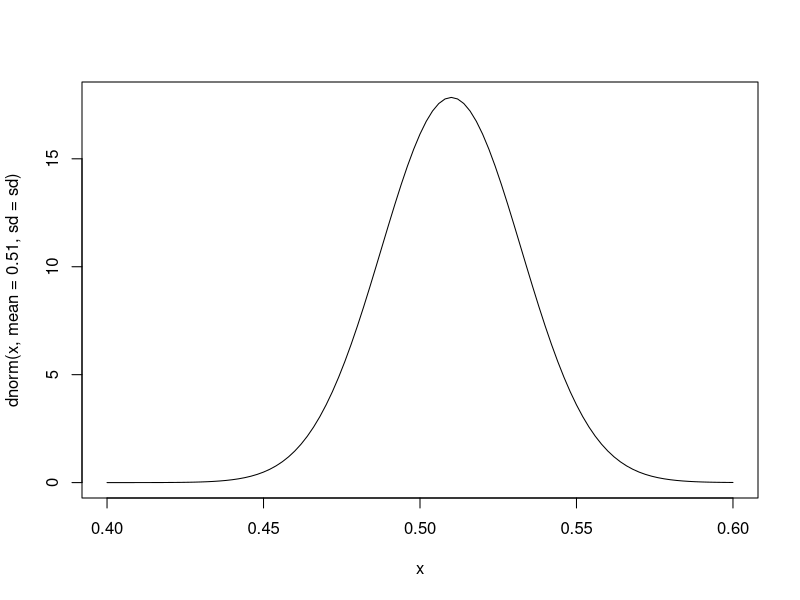
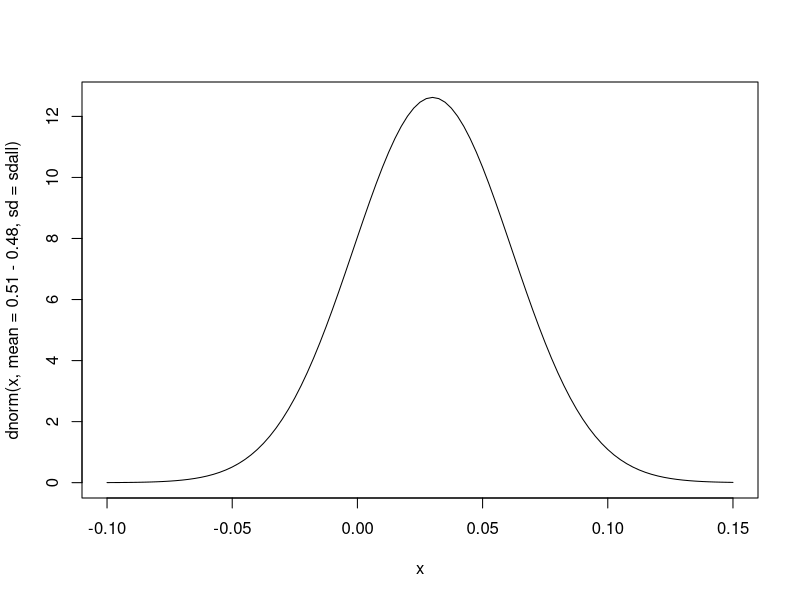
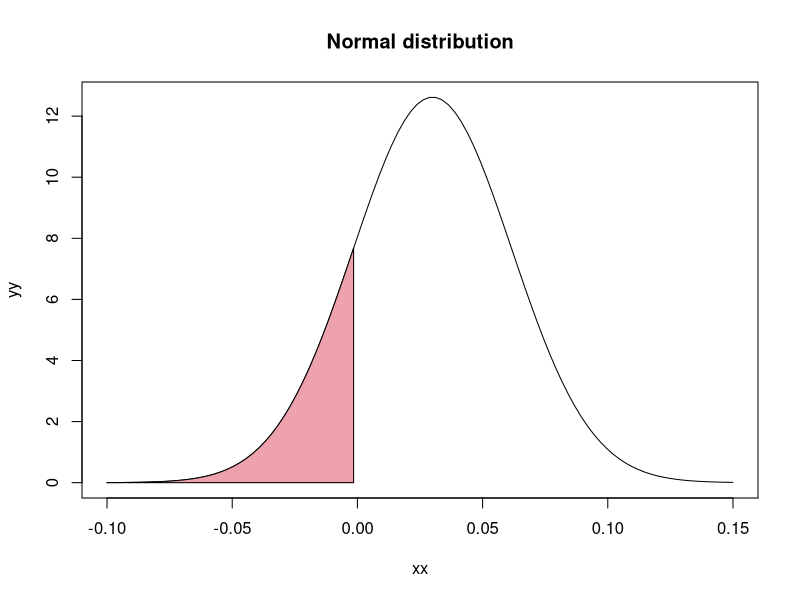
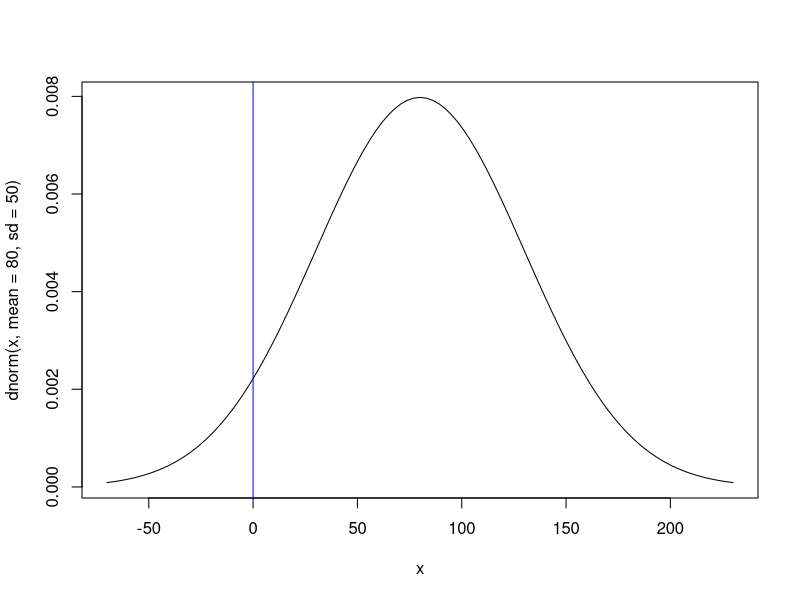
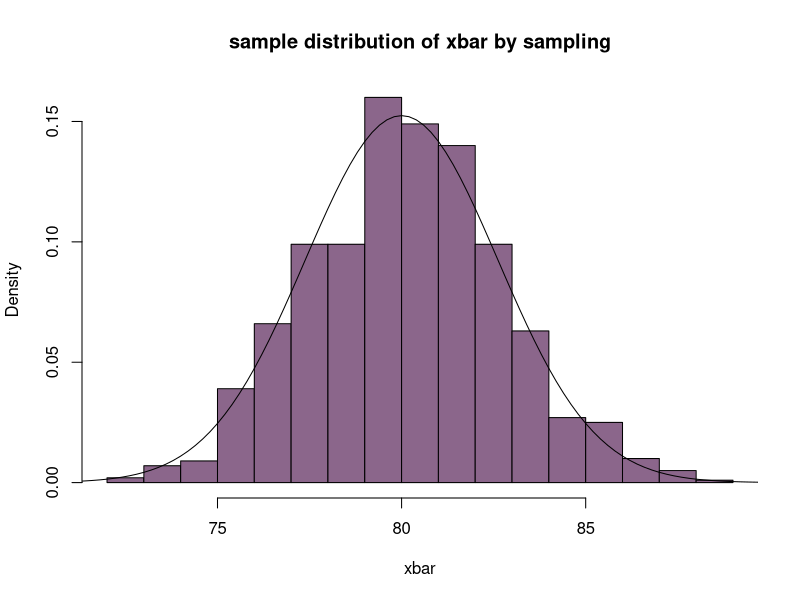
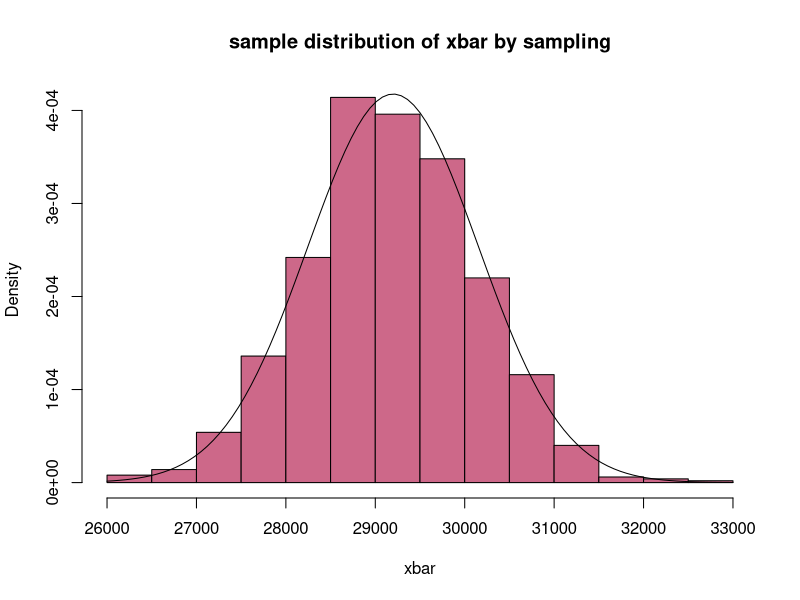
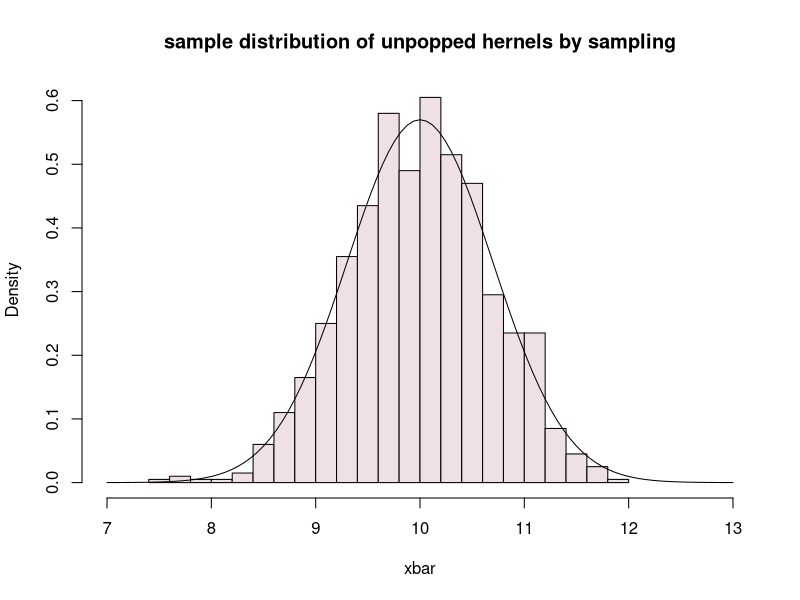
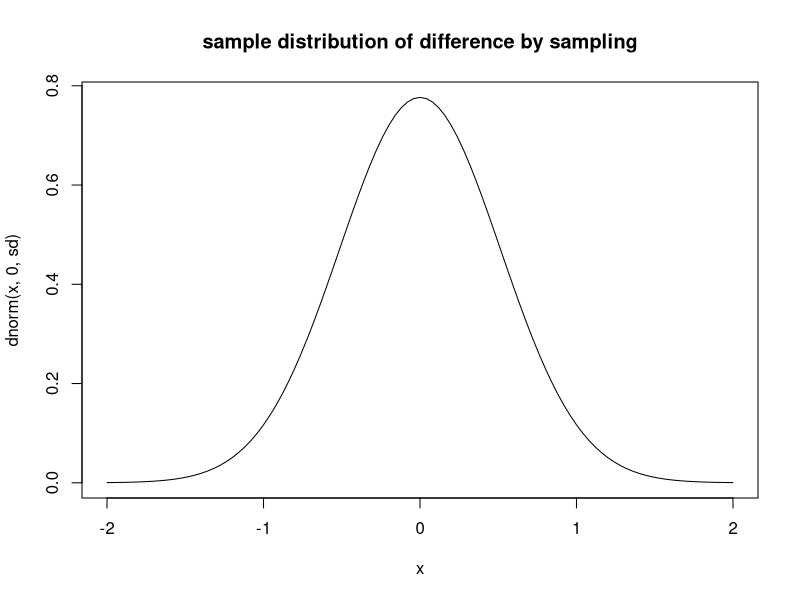

The R script that drew these images, in order:
## ---- chunk 1
400*0.05
400*0.95
## ---- chunk 2
sqrt((0.05*(1-0.05))/400)
## ---- chunk 3
28/400
## ---- chunk 4
mean<-0.05
n<-400
sd<-(mean*(1-mean)/n)^(1/2)
1-pnorm(0.07,mean,sd)
## ---- chunk 5
n=500
p=0.51
sd=sqrt(p*(1-p)/n)
curve(dnorm(x,mean=0.51,sd=sd),xlim=c(0.4,0.6))
## ---- chunk 6
0.51-0.48
## ---- chunk 7
var1<-0.51*(1-0.51)/500
var2<-0.48*(1-0.48)/500
sdall<-sqrt(var1+var2)
sdall
## ---- chunk 8
curve(dnorm(x,mean=0.51-0.48,sd=sdall),xlim=c(-0.1,0.15))
## ---- chunk 9
xx = seq(-0.1, 0.15, length.out = 100)
yy = dnorm(xx, mean = 0.03, sd = sdall)

plot(x = xx, y = yy, type = "l", main = "Normal distribution")
axis(side = 1, at = seq(1,10,by=1))

region.x = xx[xx>=-0.1 & xx<=0]
region.y = yy[xx>=-0.1 & xx<=0]


region.x2 = c(head(region.x,1), region.x, tail(region.x,1))
region.y2 = c(0, region.y, 0)
#head()
#tail()

polygon(region.x2, region.y2, col = "lightpink2")
## ---- chunk 10
z<-(0-0.03)/sdall
z
## ---- chunk 11
curve(dnorm(x,mean=80,sd=50),from=-70,to=230)
abline(v = 0, col = "blue")
## ---- chunk 12
sd<-50/sqrt(365)
car<-function(mu,sigma,n){
  samp=rnorm(n,mean=mu,sd=sigma)
  xbar=mean(samp)
  return(xbar)
  
}
simu.xbar=c()
for(j in 1:1000){
  x=car(mu=80,sigma=50,n=365)
  simu.xbar[j]=x
}
hist(simu.xbar,probability = T,breaks=20,main="sample distribution of xbar by sampling",xlab="xbar",col = "plum4")

curve(dnorm(x,mean=80,sd),from=70,to=90,add=T)
## ---- chunk 13
sd<-50/sqrt(365)
car<-function(mu,sigma,n){
  samp=rnorm(n,mean=mu,sd=sigma)
  xbar=mean(samp)
  return(xbar)
  
}
simu.xbar=c()
for(j in 1:1000){
  x=car(mu=80*365,sigma=50*365,n=365)
  simu.xbar[j]=x
}
hist(simu.xbar,probability = T,breaks=20,main="sample distribution of xbar by sampling",xlab="xbar",col = "palevioletred3")

curve(dnorm(x,mean=80*365,sd*365),add=T)
## ---- chunk 14
mean<-10
sd<-5/sqrt(50)
sd
## ---- chunk 15
popcorn<-function(mu,sigma,n){
  samp=rnorm(n,mean=mu,sd=sigma)
  xbar=mean(samp)
  return(xbar)
  
}
simu.xbar=c()
for(j in 1:1000){
  x=popcorn(mu=10,sigma=5,n=50)
  simu.xbar[j]=x
}
hist(simu.xbar,probability = T,breaks=20,main="sample distribution of unpopped hernels by sampling",xlab="xbar",col = "lavenderblush2",xlim=c(7,13))
curve(dnorm(x,10,0.7),xlim=c(7,13),add=T)

## ---- chunk 16
sd<-sqrt((1.5^2/25)+(2^2/23))
sd
## ---- chunk 17
curve(dnorm(x,0,sd),xlim=c(-2,2),main="sample distribution of difference by sampling")
## ---- chunk 18
(97-100)/(15/sqrt(36))
## ---- chunk 19
(105-100)/(15/sqrt(36))
## ---- chunk 20
mu<-100
sigma<-15
n<-36
theo.mean=mu
theo.sd=sigma/sqrt(n)
theo.mean
theo.sd
## ---- chunk 21

IQ<-function(mu,sigma,n){
  samp=rnorm(n,mean=mu,sd=sigma)
  xbar=mean(samp)
  return(xbar)
  
}
simu.xbar=c()
for(j in 1:1000){
  x=IQ(mu=100,sigma=15,n=36)
  simu.xbar[j]=x
}
hist(simu.xbar,probability = T,breaks=20,main="sample distribution of IQ",xlab="xbar",col = "skyblue2",xlim=c(90,110))
curve(dnorm(x,100,2.5),xlim=c(90,110),add=T)
abline(v = 97, col = "tan1")
abline(v = 105, col = "indianred1")


## ---- chunk 22
simu.z<-(simu.xbar-theo.mean)/(theo.sd)
curve(dnorm(x,mean(simu.z),sd(simu.z)),xlim=c(-4,4))
z97<-(97-theo.mean)/(theo.sd)
z105<-(105-theo.mean)/(theo.sd)
abline(v = z97, col = "tan1")
abline(v = z105, col = "indianred1")
## ---- chunk 23
candidate<-function(n,p){
  samp=sample(x=c(0,1),n,replace = T,prob=c(1-p,(p)))
  phat=sum(samp)/n
  return(phat)
  
}
simu.phat=c()
for(j in 1:1000){
  x=candidate(2400,0.4)
  simu.phat[j]=x
}

## ---- chunk 24
mean9.4<-mean(simu.phat)
mean9.4
## ---- chunk 25
sd9.4<-sqrt((mean9.4*(1-mean9.4))/2400)
sd9.4
## ---- chunk 26
theo.mean<-0.4
theo.mean
## ---- chunk 27
theo.sd<-sqrt((0.4*(1-0.4))/2400)
theo.sd
## ---- chunk 28
hist(simu.phat,probability = T,breaks=20,main="sample distribution of xbar by sampling",col = "olivedrab4",xlim=c(0.37,0.43))
curve(dnorm(x, mean = theo.mean, sd = theo.sd), add = T,lwd=2)
## ---- chunk 29
z<-(simu.phat-theo.mean)/theo.sd
hist(z,probability = T,breaks=20,main="Z-Score",col = "olivedrab4")
## ---- chunk 30
p1<-0.379
n1<-1017
p2<-0.287
n2<-885

DP<-function(n,p){
  samp=sample(x=c(0,1),n,replace = T,prob=c(1-p,(p)))
  phat=sum(samp)/n
  return(phat)
  
}
simu.p1=c()
for(j in 1:1000){
  x=DP(n1,p1)
  simu.p1[j]=x
}

simu.p2=c()
for(j in 1:1000){
  x=DP(n2,p2)
  simu.p2[j]=x
}

simu.dif<-simu.p1-simu.p2
## ---- chunk 31
mean9.6<-mean(simu.dif)
mean9.6
## ---- chunk 32
sd9.6<-sd(simu.dif)
sd9.6
## ---- chunk 33
theo.mean=p1-p2
theo.mean
## ---- chunk 34
theo.sd=sqrt((p1*(1-p1)/n1)+(p2*(1-p2)/n2))
theo.sd
## ---- chunk 35
hist(simu.dif,probability = T,breaks=20,main="sample distribution of xbar by sampling",col = "rosybrown2")
curve(dnorm(x, mean = theo.mean, sd = theo.sd), add = T,lwd=2)
## ---- chunk 36
z<-(simu.dif-theo.mean)/theo.sd
hist(z,probability = T,breaks=20,main="Z-Score",col = "rosybrown2")
## ---- chunk 37
weight_loss<-function(mu,sigma,n){
  samp=rnorm(n,mean=mu,sd=sigma)
  xbar=mean(samp)
  return(xbar)
  
}
simu.xbar=c()
for(j in 1:1000){
  x=popcorn(mu=8,sigma=5,n=25)
  simu.xbar[j]=x
}
## ---- chunk 38
mean9.8<-mean(simu.xbar)
mean9.8
## ---- chunk 39
sd9.8<-sd(simu.xbar)
sd9.8
## ---- chunk 40
theo.mean<-8
theo.mean
## ---- chunk 41
theo.sd<-5/sqrt(25)
theo.sd
## ---- chunk 42
hist(simu.xbar,probability = T,breaks=20,main="sample distribution of xbar by sampling",xlab="xbar",col = "sandybrown")
curve(dnorm(x,theo.mean,theo.sd),add=T)
## ---- chunk 43
z<-(simu.xbar-theo.mean)/theo.sd
hist(z,probability = T,breaks=20,main="Z-Score",col = "sandybrown")
## ---- chunk 44
weight_gain<-function(mu,sigma,n){
  samp=rnorm(n,mean=mu,sd=sigma)
  xbar=mean(samp)
  return(xbar)
  
}
simu.xbar=c()
for(j in 1:1000){
  x=popcorn(mu=0,sigma=7,n=60)
  simu.xbar[j]=x
}

## ---- chunk 45
mean9.9<-mean(simu.xbar)
mean9.9
## ---- chunk 46
sd9.9<-sd(simu.xbar)
sd9.9
## ---- chunk 47
theo.mean<-0
theo.mean
## ---- chunk 48
theo.sd<-7/sqrt(60)
theo.sd
## ---- chunk 49
hist(simu.xbar,probability = T,breaks=20,main="sample distribution of xbar by sampling",xlab="xbar",col = "thistle3",xlim=c(-3,3))
curve(dnorm(x,theo.mean,theo.sd),add=T)
## ---- chunk 50
z<-(simu.xbar-theo.mean)/theo.sd
hist(z,probability = T,breaks=20,main="Z-Score",col = "thistle3")
## ---- chunk 51
car_speed<-function(mu,sigma,n){
  samp=rnorm(n,mean=mu,sd=sigma)
  xbar=mean(samp)
  return(xbar)
  
}
simu.xbar1=c()
for(j in 1:1000){
  x=popcorn(mu=0,sigma=15,n=87)
  simu.xbar1[j]=x
}

simu.xbar2=c()
for(j in 1:1000){
  x=popcorn(mu=0,sigma=15,n=102)
  simu.xbar2[j]=x
}

simu.xbar<-simu.xbar1-simu.xbar2

## ---- chunk 52
mean9.10<-mean(simu.xbar)
mean9.10
## ---- chunk 53
sd9.10<-sd(simu.xbar)
sd9.10
## ---- chunk 54
theo.mean<-0
theo.mean
## ---- chunk 55
theo.sd<-sqrt(15^2/87+15^2/102)
theo.sd
## ---- chunk 56
hist(simu.xbar,probability = T,breaks=20,main="sample distribution of xbar by sampling",xlab="xbar",col = "slategray1",xlim=c(-6.6,6.6))
curve(dnorm(x,theo.mean,theo.sd),add=T)
## ---- chunk 57
z<-(simu.xbar-theo.mean)/theo.sd
hist(z,probability = T,breaks=20,main="Z-Score",col = "slategray1")
